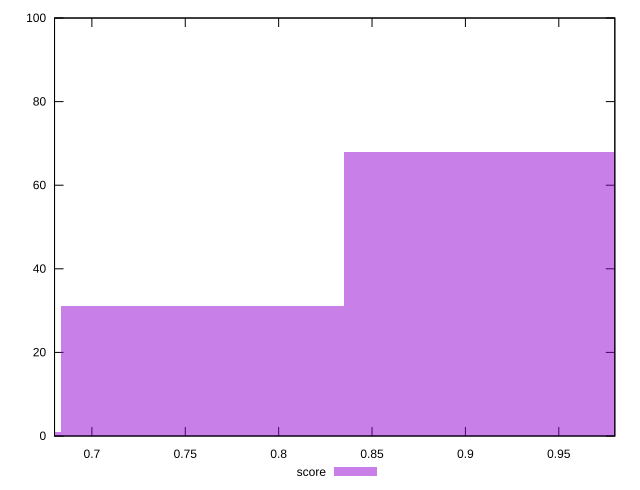

gnuplot code for this plot:
reset

$score <<EOF
0.7592626149304038 31
0.9111151379164846 68
0.607410091944323 1
EOF

set key outside below
set boxwidth 0.15185252298608076
set xrange [0.68:0.98]
set yrange [0:100]
set trange [0:100]
set style fill transparent solid 0.5 noborder
set terminal svg size 640, 490 enhanced background rgb 'white'
set output "report_00017_2021-02-10T15-08-03.406Z/mainthread-work-breakdown/samples/pages/score/histogram.svg"

plot $score title "score" with boxes

reset
